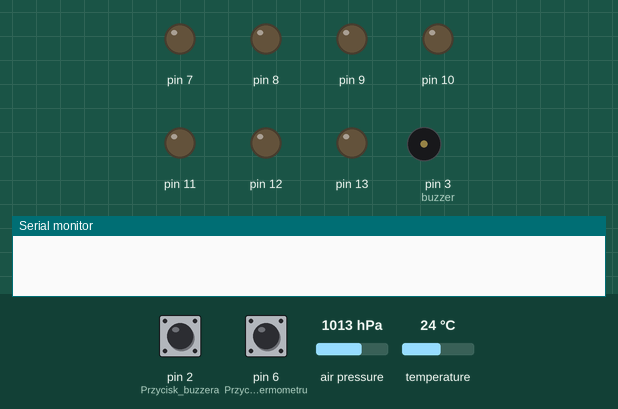
This sketch was run on a simulated Arduino Uno, built with avr-gcc and run on an emulated ATmega328P. Shown: output pins drawn as LEDs (lit = HIGH), buzzer (waves = sounding), the last lines printed to the serial monitor. The test bench sets the inputs (shaded band); at power-on: pin 2 (Przycisk_buzzera) HIGH, pin 6 (Przycisk_termometru) HIGH, air pressure 1013 hPa, temperature 24 °C.

Above: at 1.2 s.
1.3 s: pin 2 (Przycisk_buzzera) pulled LOW for 0.15 s
At 1.6 s:
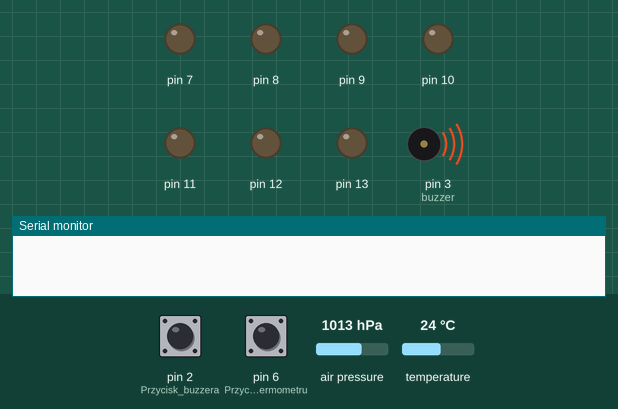
4.4 s: pin 6 (Przycisk_termometru) pulled LOW for 3.2 s
At 8.3 s:
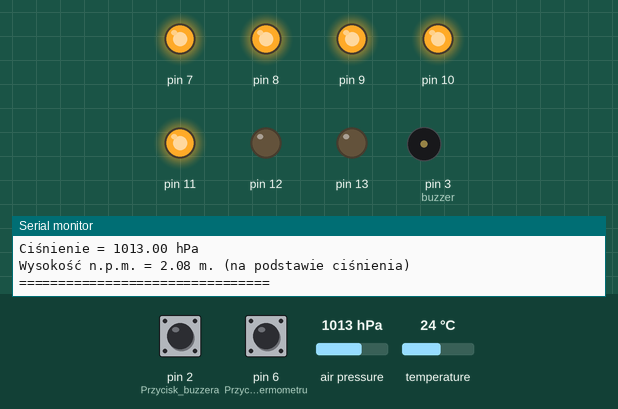
9.1 s: pin 2 (Przycisk_buzzera) driven LOW and pin 6 (Przycisk_termometru) driven LOW
12.1 s: pin 2 (Przycisk_buzzera) driven HIGH
At 12.9 s:
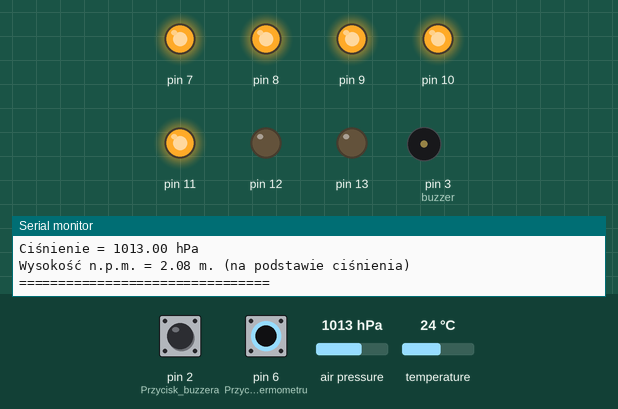
13.6 s: pin 2 (Przycisk_buzzera) driven LOW and pin 6 (Przycisk_termometru) driven HIGH
At 20.4 s:
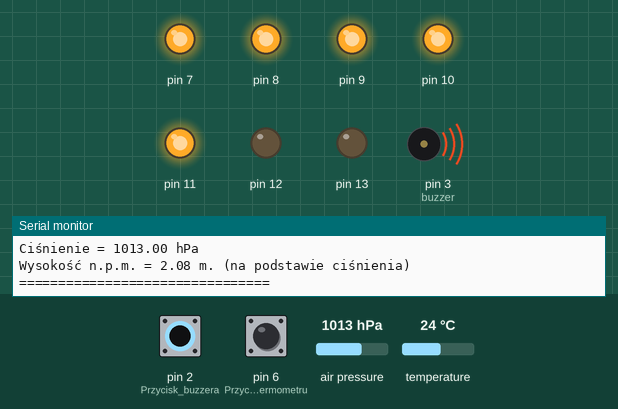
Timing chart, 0 to 20.6 s (numbered marks = the images above; inputs shaded):
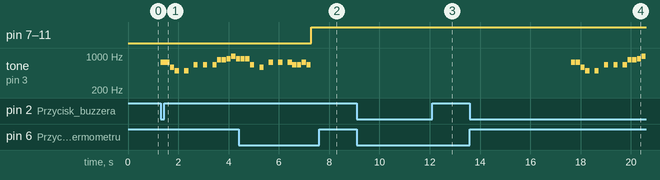

The sketch:

StacjaPogodowa.ino
```cpp
#include <Adafruit_BMP085.h>

#define NOTE_B0  31
#define NOTE_C1  33
#define NOTE_CS1 35
#define NOTE_D1  37
#define NOTE_DS1 39
#define NOTE_E1  41
#define NOTE_F1  44
#define NOTE_FS1 46
#define NOTE_G1  49
#define NOTE_GS1 52
#define NOTE_A1  55
#define NOTE_AS1 58
#define NOTE_B1  62
#define NOTE_C2  65
#define NOTE_CS2 69
#define NOTE_D2  73
#define NOTE_DS2 78
#define NOTE_E2  82
#define NOTE_F2  87
#define NOTE_FS2 93
#define NOTE_G2  98
#define NOTE_GS2 104
#define NOTE_A2  110
#define NOTE_AS2 117
#define NOTE_B2  123
#define NOTE_C3  131
#define NOTE_CS3 139
#define NOTE_D3  147
#define NOTE_DS3 156
#define NOTE_E3  165
#define NOTE_F3  175
#define NOTE_FS3 185
#define NOTE_G3  196
#define NOTE_GS3 208
#define NOTE_A3  220
#define NOTE_AS3 233
#define NOTE_B3  247
#define NOTE_C4  262
#define NOTE_CS4 277
#define NOTE_D4  294
#define NOTE_DS4 311
#define NOTE_E4  330
#define NOTE_F4  349
#define NOTE_FS4 370
#define NOTE_G4  392
#define NOTE_GS4 415
#define NOTE_A4  440
#define NOTE_AS4 466
#define NOTE_B4  494
#define NOTE_C5  523
#define NOTE_CS5 554
#define NOTE_D5  587
#define NOTE_DS5 622
#define NOTE_E5  659
#define NOTE_F5  698
#define NOTE_FS5 740
#define NOTE_G5  784
#define NOTE_GS5 831
#define NOTE_A5  880
#define NOTE_AS5 932
#define NOTE_B5  988
#define NOTE_C6  1047
#define NOTE_CS6 1109
#define NOTE_D6  1175
#define NOTE_DS6 1245
#define NOTE_E6  1319
#define NOTE_F6  1397
#define NOTE_FS6 1480
#define NOTE_G6  1568
#define NOTE_GS6 1661
#define NOTE_A6  1760
#define NOTE_AS6 1865
#define NOTE_B6  1976
#define NOTE_C7  2093
#define NOTE_CS7 2217
#define NOTE_D7  2349
#define NOTE_DS7 2489
#define NOTE_E7  2637
#define NOTE_F7  2794
#define NOTE_FS7 2960
#define NOTE_G7  3136
#define NOTE_GS7 3322
#define NOTE_A7  3520
#define NOTE_AS7 3729
#define NOTE_B7  3951
#define NOTE_C8  4186
#define NOTE_CS8 4435
#define NOTE_D8  4699
#define NOTE_DS8 4978
#define REST      0

Adafruit_BMP085 bmp;

//==============================================================
// MAIN PROGRAM:

void setup() {
  //==================================
  // USTAWIENIE CZUJNIKA TEMPERATURY:
  Serial.begin(9600);

  if (!bmp.begin()) {
  	Serial.println("Could not find a valid BMP085 sensor, check wiring!");
  	while (1) {}
  }

  //==================================
  // USTAWIENIE DIOD, PRZYCISKÓW I BUZZERA:

    // przypisanie pinów:
  pinMode(13, OUTPUT); // 30 *C - Dioda czerwona
  pinMode(12, OUTPUT); // 28 *C - Dioda czerwona
  pinMode(11, OUTPUT); // 26 *C - Dioda czerwona
  pinMode(10, OUTPUT); // 24 *C - Dioda czerwona
  pinMode(9, OUTPUT); // 22 *C - Dioda żółta
  pinMode(8, OUTPUT); // 20 *C - Dioda żołta
  pinMode(7, OUTPUT); // 18 *C - Dioda żółta
  pinMode(6, INPUT_PULLUP); //Przycisk termometru
  pinMode(2, INPUT_PULLUP); //Przycisk buzzera

    // poczatkowe wyłączenie diod:
  digitalWrite(13, LOW); //Wyłączenie diod
  digitalWrite(12, LOW);
  digitalWrite(11, LOW);
  digitalWrite(10, LOW);
  digitalWrite(9, LOW);
  digitalWrite(8, LOW);
  digitalWrite(7, LOW);
}

void loop() {
  double temperatura = getTemperature();
  double cisnienie = getPressure();
  float wysokoscNPM = getAltitude();

  // Jeśli wciśnięto przycisk termometru i wyświetlacza:
  if (digitalRead(6) == LOW) {
    // to zapalamy diody:
    lightDiodesON(temperatura);
    // i wyświetlamy na konsolę:
    printToSerial(temperatura, cisnienie, wysokoscNPM);

    delay(5000);
  }
  else { //Jeśli warunek nie został spełniony (przycisk nie jest wciśnięty)
    lightDiodesOFF();
  }

  // jeśli wciśnięto przycisk buzzera:
  if (digitalRead(2) == LOW) {
    // jeśli temperatura jest większa od 22 *C:
    if(temperatura >= 22.0) {
      // to gramy wesołą melodię:
      playHappyMelody();
    }
    else {
      // w przeciwnym razie gramy smutną meoldię:
      playSadMelody();
    }
  }
}

//==========================================================
// FUNCTIONS:

double getTemperature() {
  return bmp.readTemperature();
}

double getPressure() {
  return bmp.readPressure() / 100;
}

float getAltitude() {
  return bmp.readAltitude();
}

void getWeatherData() {
    Serial.print("Temperatura = ");
    Serial.print(bmp.readTemperature());
    Serial.println(" *C");

    Serial.print("Ciśnienie = ");
    Serial.print(bmp.readPressure() / 100);
    Serial.println(" hPa");

    // Calculate altitude assuming 'standard' barometric
    // pressure of 1013.25 millibar = 101325 Pascal
//    Serial.print("Wysokość = ");
//    Serial.print(bmp.readAltitude());
//    Serial.println(" m");

//    Serial.print("Ciśnienie nad poziomem morza (obliczone) = ");
//    Serial.print(bmp.readSealevelPressure() / 100);
//    Serial.println(" hPa");

  // you can get a more precise measurement of altitude
  // if you know the current sea level pressure which will
  // vary with weather and such. If it is 1015 millibars
  // that is equal to 101500 Pascals.
    Serial.print("Wysokość nad poziomem morza = ");
    Serial.print(bmp.readAltitude(100800));
    Serial.println(" m");

    Serial.println();
    delay(5000);
}

void lightDiodesON(double temp) {
  double temperatura = temp;

  if (temperatura < 16.0) {
    //Wyłączamy wszystie diody:
    digitalWrite(13, LOW);
    digitalWrite(12, LOW);
    digitalWrite(11, LOW);
    digitalWrite(10, LOW);
    digitalWrite(9, LOW);
    digitalWrite(8, LOW);
    digitalWrite(7, LOW);
  }
  else if (temperatura >= 16.0 && temperatura < 18.0) {
    // zapalamy 1 diodę:
    digitalWrite(13, LOW);
    digitalWrite(12, LOW);
    digitalWrite(11, LOW);
    digitalWrite(10, LOW);
    digitalWrite(9, LOW);
    digitalWrite(8, LOW);
    digitalWrite(7, HIGH);
  }
  else if (temperatura >= 18.0 && temperatura < 20.0) {
    digitalWrite(13, LOW);
    digitalWrite(12, LOW);
    digitalWrite(11, LOW);
    digitalWrite(10, LOW);
    digitalWrite(9, LOW);
    digitalWrite(8, HIGH);
    digitalWrite(7, HIGH);
  }
  else if (temperatura >= 20.0 && temperatura < 22.0) {
    digitalWrite(13, LOW);
    digitalWrite(12, LOW);
    digitalWrite(11, LOW);
    digitalWrite(10, LOW);
    digitalWrite(9, HIGH);
    digitalWrite(8, HIGH);
    digitalWrite(7, HIGH);
  }
  else if (temperatura >= 22.0 && temperatura < 24.0) {
    digitalWrite(13, LOW);
    digitalWrite(12, LOW);
    digitalWrite(11, LOW);
    digitalWrite(10, HIGH);
    digitalWrite(9, HIGH);
    digitalWrite(8, HIGH);
    digitalWrite(7, HIGH);
  }
  else if (temperatura >= 24.0 && temperatura < 26.0) {
    digitalWrite(13, LOW);
    digitalWrite(12, LOW);
    digitalWrite(11, HIGH);
    digitalWrite(10, HIGH);
    digitalWrite(9, HIGH);
    digitalWrite(8, HIGH);
    digitalWrite(7, HIGH);
  }
  else if (temperatura >= 26.0 && temperatura < 28.0) {
    digitalWrite(13, LOW);
    digitalWrite(12, HIGH);
    digitalWrite(11, HIGH);
    digitalWrite(10, HIGH);
    digitalWrite(9, HIGH);
    digitalWrite(8, HIGH);
    digitalWrite(7, HIGH);
  }
  else if (temperatura >= 28.0 && temperatura < 30.0) {
    digitalWrite(13, HIGH);
    digitalWrite(12, HIGH);
    digitalWrite(11, HIGH);
    digitalWrite(10, HIGH);
    digitalWrite(9, HIGH);
    digitalWrite(8, HIGH);
    digitalWrite(7, HIGH);
  }
}

void lightDiodesOFF() {
    digitalWrite(13, LOW);
    digitalWrite(12, LOW);
    digitalWrite(11, LOW);
    digitalWrite(10, LOW);
    digitalWrite(9, LOW);
    digitalWrite(8, LOW);
    digitalWrite(7, LOW);
}

void printToSerial(double temperature, double pressure, float altitude) {
  Serial.println("================================");
  Serial.println("          NOWY POMIAR:          ");
  Serial.print("Temperatura = ");
  Serial.print(temperature);
  Serial.print(" *C");
  Serial.println();
  Serial.print("Ciśnienie = ");
  Serial.print(pressure);
  Serial.print(" hPa");
  Serial.println();
  Serial.print("Wysokość n.p.m. = ");
  Serial.print(altitude);
  Serial.print(" m. (na podstawie ciśnienia)");
  Serial.println();
  Serial.println("================================");
  Serial.println();
  Serial.println();
  Serial.println();
  Serial.println();
  Serial.println();
  Serial.println();
}

void playHappyMelody() {
    // change this to make the song slower or faster
  int tempo = 160;

  // change this to whichever pin you want to use
  int buzzer = 3;

  // notes of the moledy followed by the duration.
  // a 4 means a quarter note, 8 an eighteenth , 16 sixteenth, so on
  // !!negative numbers are used to represent dotted notes,
  // so -4 means a dotted quarter note, that is, a quarter plus an eighteenth!!
  int melody[] = {
    // Take on me, by A-ha
    NOTE_FS5,8, NOTE_FS5,8,NOTE_D5,8, NOTE_B4,8, REST,8, NOTE_B4,8, REST,8, NOTE_E5,8,
    REST,8, NOTE_E5,8, REST,8, NOTE_E5,8, NOTE_GS5,8, NOTE_GS5,8, NOTE_A5,8, NOTE_B5,8,
    NOTE_A5,8, NOTE_A5,8, NOTE_A5,8, NOTE_E5,8, REST,8, NOTE_D5,8, REST,8, NOTE_FS5,8,
    REST,8, NOTE_FS5,8, REST,8, NOTE_FS5,8, NOTE_E5,8, NOTE_E5,8, NOTE_FS5,8, NOTE_E5,8,
  };

  // sizeof gives the number of bytes, each int value is composed of two bytes (16 bits)
  // there are two values per note (pitch and duration), so for each note there are four bytes
  int notes = sizeof(melody) / sizeof(melody[0]) / 2;

  // this calculates the duration of a whole note in ms
  int wholenote = (60000 * 4) / tempo;

  int divider = 0, noteDuration = 0;

    // iterate over the notes of the melody.
  // Remember, the array is twice the number of notes (notes + durations)
  for (int thisNote = 0; thisNote < notes * 2; thisNote = thisNote + 2) {

    // calculates the duration of each note
    divider = melody[thisNote + 1];
    if (divider > 0) {
      // regular note, just proceed
      noteDuration = (wholenote) / divider;
    } else if (divider < 0) {
      // dotted notes are represented with negative durations!!
      noteDuration = (wholenote) / abs(divider);
      noteDuration *= 1.5; // increases the duration in half for dotted notes
    }

    // we only play the note for 90% of the duration, leaving 10% as a pause
    tone(buzzer, melody[thisNote], noteDuration * 0.9);

    // Wait for the specief duration before playing the next note.
    delay(noteDuration);

    // stop the waveform generation before the next note.
    noTone(buzzer);
  }
}

void playSadMelody() {
  // change this to make the song slower or faster
  int tempo = 80;

  // change this to whichever pin you want to use
  int buzzer = 3;

  // notes of the moledy followed by the duration.
  // a 4 means a quarter note, 8 an eighteenth , 16 sixteenth, so on
  // !!negative numbers are used to represent dotted notes,
  // so -4 means a dotted quarter note, that is, a quarter plus an eighteenth!!
  int melody[] = {
    // The Godfather theme
    REST, 4, REST, 8, REST, 8, REST, 8, NOTE_E4, 8, NOTE_A4, 8, NOTE_C5, 8, //1
    NOTE_B4, 8, NOTE_A4, 8, NOTE_C5, 8, NOTE_A4, 8, NOTE_B4, 8, NOTE_A4, 8, NOTE_F4, 8, NOTE_G4, 8,
    NOTE_E4, 2,
  };

  // sizeof gives the number of bytes, each int value is composed of two bytes (16 bits)
  // there are two values per note (pitch and duration), so for each note there are four bytes
  int notes = sizeof(melody) / sizeof(melody[0]) / 2;

  // this calculates the duration of a whole note in ms
  int wholenote = (60000 * 4) / tempo;

  int divider = 0, noteDuration = 0;

  // iterate over the notes of the melody.
  // Remember, the array is twice the number of notes (notes + durations)
  for (int thisNote = 0; thisNote < notes * 2; thisNote = thisNote + 2) {

    // calculates the duration of each note
    divider = melody[thisNote + 1];
    if (divider > 0) {
      // regular note, just proceed
      noteDuration = (wholenote) / divider;
    } else if (divider < 0) {
      // dotted notes are represented with negative durations!!
      noteDuration = (wholenote) / abs(divider);
      noteDuration *= 1.5; // increases the duration in half for dotted notes
    }

    // we only play the note for 90% of the duration, leaving 10% as a pause
    tone(buzzer, melody[thisNote], noteDuration * 0.9);

    // Wait for the specief duration before playing the next note.
    delay(noteDuration);

    // stop the waveform generation before the next note.
    noTone(buzzer);
  }
}
```

Measured:
- after the input at 1.3 s, tone on pin 3 (buzzer): plays 740 Hz for 0.17 s, 740 Hz for 0.17 s, 587 Hz for 0.17 s, 494 Hz for 0.17 s, 494 Hz for 0.17 s, 659 Hz for 0.17 s … (13 notes in this stretch), starting at once
- after the input at 4.4 s, pin 7–11: LOW → HIGH after 2.9 s
- after the input at 9.1 s, every drawn part: stays the same
- after the input at 12.1 s, tone on pin 3 (buzzer): stops changing and stays silent
- after the input at 13.6 s, tone on pin 3 (buzzer): plays 740 Hz for 0.17 s, 740 Hz for 0.17 s, 587 Hz for 0.17 s, 494 Hz for 0.17 s, 494 Hz for 0.17 s, 659 Hz for 0.17 s … (12 notes in this stretch), starting after 4.0 s
